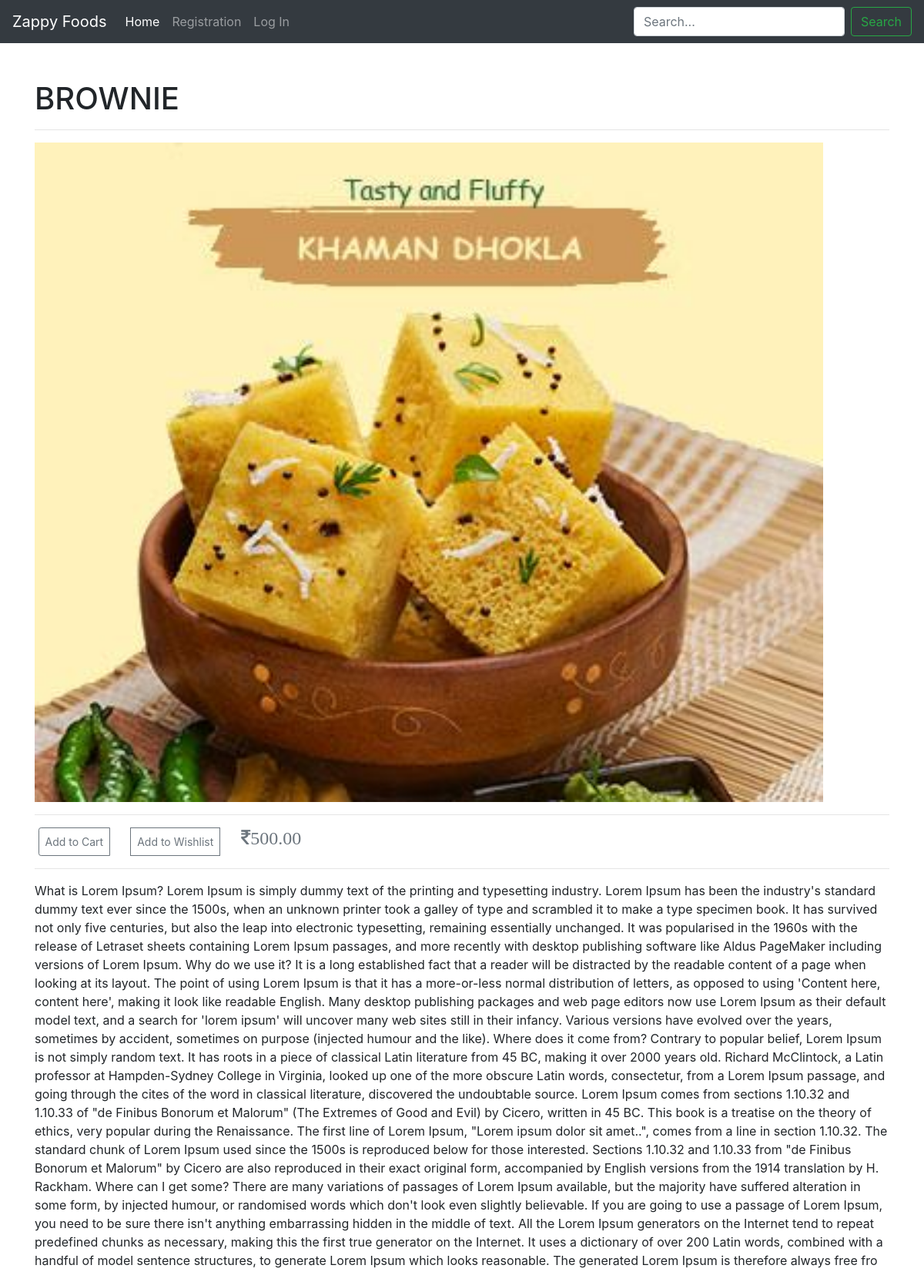
Page /details/5 on the committed database.
### zappyapp/models.py (models this page shows, shortened)
class Product(models.Model):
    categories=(('rte','Ready To Eat'),('rtc','Ready To Cook'))
    cat_choice=models.CharField(max_length=20,choices=categories,default='rte')
    pname=models.CharField(max_length=200)
    image=models.ImageField(upload_to='Products',default='Products/default1.jpg')
    description=models.TextField()
    price=models.DecimalField(max_digits=10,decimal_places=2)

### zappyapp/views.py (the view)
# urls.py: path('details/<id>',views.productsdetails),
def productsdetails(request,id):
    products=Product.objects.get(id=id)
    dict={'products':products}
    return render(request,'zappyapp/productdetails.html',context=dict)

### templates/zappyapp/productdetails.html (shortened to what this page needs)
{%extends 'zappyapp/base.html'%}
{%block products%}
<div class="container">
      <div class="row">
        <div class="col-md-12 blog-main">
          <div class="blog-post">
            <br><br>
            <h1 class="blog-post-title">{{products.pname}}</h1>
            <hr>
          </div>
           <img class="img-fluid" width="1024" height="768" src="{{products.image.url}}" alt="">
           <hr>
          <form class="form-signin">
          <div class="d-flex justify-content-between align-items-center">
            <div class="btn-group">
              <button type="button" class="btn btn btn-outline-secondary btn-sm">Add to Cart</button>&nbsp&nbsp&nbsp&nbsp&nbsp&nbsp
              <button type="button" class="btn btn btn-outline-secondary btn-sm">Add to Wishlist</button>&nbsp&nbsp&nbsp&nbsp&nbsp&nbsp
              <h4 class="text-muted"><i class="fa fa-rupee">{{products.price}}</i></h4>
            </div>
          </div>
        </form>
        <hr>
        <p class="blog-post-title">{{products.description}}</p>
        </div>
      </div>
    </div>
{%endblock products%}

### static/css/home.css (style rules this page uses)
:root { --jumbotron-padding-y: 3rem; }

### rows in the picture
Product: pname "BROWNIE", image (picture), price "500.00", description "What is Lorem Ipsum? Lorem Ipsum is simply dummy text of the printing and typesetting industry. Lorem Ipsum has been the industry's standard dummy text ever since the 1500s, when an unknown printer took a galley of type and scrambled it to make a type specimen book. It has survived not only five centuries, but also the leap into electronic typesetting, remaining essentially unchanged. It was popularised in the 1960s with the release of Letraset sheets containing Lorem Ipsum passages, and more recently with desktop publishing software like Aldus PageMaker including versions of Lorem Ipsum. Why do we use it? It is a long established fact that a reader will be distracted by the readable…"
